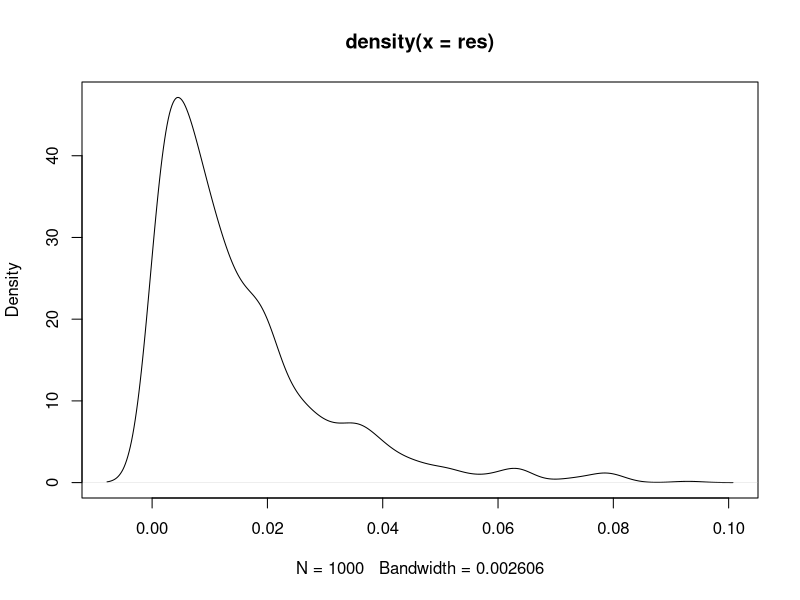

This chart was generated by the following R code:
library(truncnorm)

sample.params.worley  <- function(user_input, seed = 125){
  with( as.list(user_input),{
    # User input: BW(kg)
    set.seed(seed)
    #Initial time: hours
    if  (missing(time_scale) || is.na(time_scale)){
      time_scale <- 1/24
    }else if (time_scale == "minutes"){
      time_scale <- 60
    }else if (time_scale == "hours"){
      time_scale <- 1
    }else if (time_scale == "days"){
      time_scale <- 1/24
    }else if (time_scale == "weeks"){
      time_scale <- (1/24)/7
    }else if (time_scale == "months"){
      time_scale <- ((1/24)/30)
    }else if (time_scale == "years"){
      time_scale <- ((1/24)/365)
    }
    inv_time_scale <- 1/time_scale
    
    if (sex == "M"){
      
      BW = 80.4 #kg, mean BW Willmann et al., 2007
      
      Htc = rtruncnorm(   1,    a = 0,    b = Inf,  mean = 0.45, sd = 0.027) #https://doi.org/10.1080/10408440390242324
      
      #Scaled Parameters
      #Cardiac output and blood flows (https://doi.org/10.1007/s10928-007-9053-5)
      QC = rtruncnorm(1,a = 0,b = Inf,  mean = 6293, sd = 809) *60/1000 *(1-Htc) * inv_time_scale	#cardiac output in L/time_scale; adjusted for plasma, ml/min --> L/h
      QK = rtruncnorm(1,a = 0,b = Inf,  mean = 1356, sd = 372) *60/1000 *(1-Htc) * inv_time_scale#plasma flow to kidney (L/time_scale), ml/min --> L/h
      QL = rtruncnorm(1,a = 0,b = Inf,  mean = 1689, sd = 269) *60/1000 *(1-Htc) * inv_time_scale#plasma flow to liver (L/time_scale), ml/min --> L/h
      QR = QC - QK - QL 	#plasma flow to rest of body (L/time_scale), ml/min
      if (QR < 0){
        QR <- 500 *60/1000 *(1-Htc) * inv_time_scale
        QK<- QK- (500 *60/1000 *(1-Htc) * inv_time_scale)/2
        QL<- QL- (500 *60/1000 *(1-Htc) * inv_time_scale)/2
        QC <- QC +500 *60/1000 *(1-Htc) * inv_time_scale
        
      }
      QBal = QC - (QK + QL + QR) #Balance check of blood flows; should equal zero, ml/min
      #Tissue Volumes
      
      VPlas = rtruncnorm(1,a = 0,b = Inf,  mean = 3.46, sd = 0.42) #L https://doi.org/10.1080/10408440390242324
      VK = rtruncnorm(1,a = 0,b = Inf,  mean = 444, sd = 110) *1e-3 #mL --> L (https://doi.org/10.1007/s10928-007-9053-5)
      MK = VK*1.0*1000	#mass of the kidney (g)
      VKb = VK*0.16	#volume of blood in the kidney (L); fraction blood volume of kidney (0.16) from Brown, 1997
      VfilC = 4e-4	#fraction vol. of filtrate (L/kg BW)
      VPTCC = 1.35e-4 #vol. of proximal tubule cells (L/g kidney) (60 million PTC cells/gram kidney, 1 PTC = 2250 um3)
      Vfil = VfilC*BW	#volume of filtrate (L)
      VKC = VK / BW  # L/kg
      VL = rtruncnorm(1,a = 0,b = Inf,  mean = 2341, sd = 560) *1e-3 #mL --> L (https://doi.org/10.1007/s10928-007-9053-5)
      ML = VL*1.05*1000	#mass of the liver (g)
      
    }else if(sex == "F"){
      
      BW = 68.8 #kg, mean BW Willmann et al., 2007
      
      Htc = rtruncnorm(1,a = 0,b = Inf,  mean = 0.39, sd = 0.029) #https://doi.org/10.1080/10408440390242324
      
      #Scaled Parameters
      #Cardiac output and blood flows (https://doi.org/10.1007/s10928-007-9053-5)
      QC = rtruncnorm(1,a = 0,b = Inf,  mean = 5781, sd = 725) *60/1000 *(1-Htc) * inv_time_scale	#cardiac output in L/time_scale; adjusted for plasma, ml/min --> L/h
      QK = rtruncnorm(1,a = 0,b = Inf,  mean = 1150, sd = 323) *60/1000 *(1-Htc)* inv_time_scale#plasma flow to kidney (L/time_scale), ml/min --> L/h
      QL = rtruncnorm(1,a = 0,b = Inf,  mean = 1687, sd = 261) *60/1000 *(1-Htc)* inv_time_scale#plasma flow to liver (L/time_scale), ml/min --> L/h
      QR = QC - QK - QL 	#plasma flow to rest of body (L/time_scale), ml/min
      QBal = QC - (QK + QL + QR) #Balance check of blood flows; should equal zero, ml/min
      if (QR < 0){
        QR <- 500 *60/1000 *(1-Htc) * inv_time_scale
        QK<- QK- (500 *60/1000 *(1-Htc) * inv_time_scale)/2
        QL<- QL- (500 *60/1000 *(1-Htc) * inv_time_scale)/2
        QC <- QC +500 *60/1000 *(1-Htc) * inv_time_scale
        
      }
      #Tissue Volumes
      
      VPlas = rtruncnorm(1,a = 0,b = Inf,  mean = 2.68, sd = 0.28) #L https://doi.org/10.1080/10408440390242324
      VK = rtruncnorm(1,a = 0,b = Inf,  mean = 413, sd = 106) *1e-3 #mL --> L (https://doi.org/10.1007/s10928-007-9053-5)
      MK = VK*1.0*1000	#mass of the kidney (g)
      VKb = VK*0.16	#volume of blood in the kidney (L); fraction blood volume of kidney (0.16) from Brown, 1997
      VfilC = 4e-4	#fraction vol. of filtrate (L/kg BW)
      VPTCC = 1.35e-4 #vol. of proximal tubule cells (L/g kidney) (60 million PTC cells/gram kidney, 1 PTC = 2250 um3)
      Vfil = VfilC*BW	#volume of filtrate (L)
      VKC = VK / BW  # L/kg
      VL = rtruncnorm(1,a = 0,b = Inf,  mean = 1938, sd = 490) *1e-3 #mL --> L (https://doi.org/10.1007/s10928-007-9053-5)
      ML = VL*1.05*1000	#mass of the liver (g)
      
      
    }
   
    #Chemical Specific Parameters
    MW = 414.07	#PFOA molecular mass (g/mol)
    Free = 0.02 #0.006 #free fraction in plasma (male)
    
    #Kidney Transport Parameters
    Vmax_baso_invitro = 439.2 #Vmax of basolateral transporter (pmol/mg protein/min); averaged in vitro value of OAT1 and OAT3 from Nakagawa, 2007
    Km_baso = 20100 #Km of basolateral transporter (ug/L) Average of OAT1 and OAT3 from Nakagawa et. al, 2007
    Vmax_apical_invitro = 37400 #Vmax of apical transporter (pmol/mg protein/min); invitro value for OAT4 from Yang et al, 2010
    Km_apical = 77500#Km of apical transporter (ug/L), in vitro value for OAT4 and URAT1 from Yang et al, 2010.
    RAFbaso = 1	#relative activity factor, basolateral transporters (male) (fit to data)	
    RAFapi = 0.0007	#relative activity factor, apical transporters (male) (fit to data)	
    protein = 2.0e-6	#amount of protein in proximal tubule cells (mg protein/proximal tubule cell)
    
    #Transporters expression CV (https://doi.org/10.1124/dmd.116.072066)
    #we can consider OAT1/3 as basolateral transport and OAT4 as apical transport
    OAT1_CV = 0.353 
    ΟΑΤ3_CV = 0.443
    ΟΑΤ4_CV = 0.445
    
    #Partition Coefficients (from rat tissue data, Kudo et al, 2007)
    PK = 1.17 #kidney:blood
    PR = 0.11 #rest of body:blood
    PL = rtruncnorm(1,a = 0,b = Inf,  mean = 0.26, sd = 0.06) #liver:blood partition coefficient, M & F, https://pubs.acs.org/doi/10.1021/acs.est.3c02765
    
    #rate constants
    kdif = 0.001*inv_time_scale	#diffusion rate from proximal tubule cells (L/time_scale)
    kabsc = 2.12*inv_time_scale	#rate of absorption of chemical from small intestine to liver (1/(time_scale*BW^-0.25))(fit to data)
    kunabsc = 7.06e-5*inv_time_scale	#rate of unabsorbed dose to appear in feces (1/(time_scale*BW^-0.25))(fit to data)
    GEC = 3.5*inv_time_scale#gastric emptying time (1/(time_scale*BW^-0.25)); from Yang, 2013
    k0C = 1.0*inv_time_scale	#rate of uptake from the stomach into the liver (1/(time_scale*BW^-0.25)) (fit to data)
    
    keffluxc =0.1*inv_time_scale #rate of clearance of PFOA from proximal tubule cells into blood (1/(time_scale*BW^-0.25))
    kbilec = 0.0001*inv_time_scale #biliary elimination rate ((male); liver to feces storage (1/(time_scale*BW^-0.25)) (fit to data)
    kurinec = 0.063*inv_time_scale #rate of urine elimination from urine storage (male) (1/(time_scale*BW^-0.25))(fit to data)
    kvoid = 0.06974*inv_time_scale  #daily urine volume rate (L/time_scale); Van Haarst, 2004                                                   

    #Kidney Parameters
    
    PTC = VKC*1000*6e7	#number of PTC (cells/kg BW) (based on 60 million PTC/gram kidney, assuming density of 1 kg/L)
    VPTC = VK*1000*VPTCC	#volume of proximal tubule cells (L)	
    MPTC = VPTC*1000 #mass of the proximal tubule cells (g) (assuming density 1 kg/L)	
    VR = (0.93*BW) - VPlas - VPTC - Vfil - VL	#volume of remaining tissue (L); 
    VBal = (0.93*BW) - (VR + VL + VPTC + Vfil + VPlas)	#Balance check of tissue volumes; should equal zero 
    
    Vmax_basoC = (Vmax_baso_invitro*RAFbaso*PTC*protein*60*(MW/1e12)*1e6)*inv_time_scale#Vmax of basolateral transporters (ug/time_scale/kg BW)
    Vmax_apicalC = (Vmax_apical_invitro*RAFapi*PTC*protein*60*(MW/1e12)*1e6)*inv_time_scale #Vmax of basolateral transporters (ug/time_scale/kg BW)
    Vmax_baso = Vmax_basoC*BW^0.75	#(ug/time_scale)
    Vmax_apical = Vmax_apicalC*BW^0.75	#(ug/time_scale)
    kbile = kbilec*BW^(-0.25)	#biliary elimination; liver to feces storage (/time_scale)
    kurine = kurinec*BW^(-0.25)	#urinary elimination, from filtrate (/time_scale)
    kefflux = keffluxc*BW^(-0.25)	#efflux clearance rate, from PTC to blood (/time_scale)
    GFR = rtruncnorm(1,a = 0,b = Inf,  mean = 40.2, sd = 21.2) *60/1000 * inv_time_scale#mL/min --> L/h 	# M & F ; Levey et al., 2010, https://doi.org/10.1681/asn.v451159
    
    
    #GI Tract Parameters
    kabs = kabsc*BW^(-0.25)	#rate of absorption of chemical from small intestine to liver (/time_scale)
    kunabs = kunabsc*BW^(-0.25)	#rate of unabsorbed dose to appear in feces (/time_scale)
    GE = GEC*BW^(-0.25)	#gastric emptying time (/time_scale)
    k0 = k0C*BW^(-0.25) 	#rate of uptake from the stomach into the liver (/time_scale)
    
    water_consumption <- 1.36# L/time_scale
    
    return(list( "BW"=BW, "Htc"=Htc, 
                 "Free" = Free, "QC" = QC, "QK" = QK, "QL" = QL, "QR" = QR, 
                 "VPlas" = VPlas,"VKb" = VKb, "Vfil" = Vfil, "VL" = VL, "VR" = VR, "ML" = ML,
                 "VPTC" = VPTC, "Vmax_baso" = Vmax_baso, "Vmax_apical" = Vmax_apical,
                 'kdif' = kdif, "Km_baso" = Km_baso, "Km_apical" = Km_apical,
                 "kbile" = kbile, "kurine" = kurine, "kefflux" = kefflux,
                 "GFR" = GFR, "kabs" = kabs, "kunabs" = kunabs, "GE" = GE, "k0" = k0,
                 "PL" = PL, "PK" = PK, "PR" = PR, "kvoid" = kvoid,
                 "ingestion" = ingestion, "ingestion_time" = ingestion_time,
                 "admin_dose" = admin_dose, "admin_time" = admin_time,
                 "admin_type" = admin_type, "exp_type" = exp_type
    ))
    
  })
}

#===============================================
#2. Function to create initial values for ODEs 
#===============================================

create.inits.worley <- function(parameters){
  with( as.list(parameters),{
    "AR" = 0; "Adif" = 0; "A_baso" = 0; "AKb" = 0;
    "ACl" = 0; "Aefflux" = 0;
    "A_apical" = 0; "APTC" = 0; "Afil" = 0;
    "Aurine" = 0; "AST" = 0;
    "AabsST" = 0; "ASI" = 0; "AabsSI" = 0; "Afeces" = 0;
    "AL" = 0; "Abile" = 0; "Aplas_free" = 0;
    "ingestion" = 0;
    
    return(c("AR" = AR, "Adif" = Adif, "A_baso" = A_baso, "AKb" = AKb,
             "ACl" = ACl, "Aefflux" = Aefflux,
             "A_apical" = A_apical, "APTC" = APTC, "Afil" = Afil,
             "Aurine" = Aurine, "AST" = AST,
             "AabsST" = AabsST, "ASI" = ASI, "AabsSI" = AabsSI, "Afeces" = Afeces, 
             "AL" = AL, "Abile" = Abile, "Aplas_free" = Aplas_free,
             "ingestion" = ingestion))
  })
}

#===================
#3. Events function
#===================
create.events.worley <- function(parameters){
  with(as.list(parameters), {
    if (admin_type == "iv"){
      # Calculate number of administrated doses and corresponding administration time for IV
      ldose <- length(admin_dose)
      ltimes <- length(admin_time)
      # If not equal, then stop 
      if (ltimes != ldose){
        stop("The times of administration should be equal in number to the doses")
      }else{
        events <- list(data = rbind(data.frame(var = c("Aplas_free"),  time = admin_time, 
                                               value = admin_dose, method = c("add")) ))
      }
    }else{
      lingest <- length(ingestion)
      lingesttimes <- length(ingestion_time)
      # If not equal, then stop 
      if (lingest != lingesttimes){
        stop("The times of ingestion rate change should be equal to the ingestion time vector")
      }else{
        if(exp_type == "pharmacokinetics"){
          # For pharmacokinetic studies, add the dose directly to the stomach compartment
          events <- list(data = data.frame(var = c("AST"),  time = ingestion_time, 
                                           value = ingestion, method = c("add")))
        }else{
          # For continuous exposure studies, set the ingestion rate
          events <- list(data = data.frame(var = c("ingestion"),  time = ingestion_time, 
                                           value = ingestion, method = c("rep")))
        }
      }
    }
    
    return(events)
  })
}
# 
# #==================
# #4. Custom function 
# #==================
# custom.func <- function(){
#   return()
# }

#==============
#5. ODEs System
#==============

ode.func.worley <- function(time, inits, params){
  with(as.list(c(inits,params)),{
    
    CR = AR/VR #concentration in rest of body (ug/L)
    CVR = CR/PR	#concentration in venous blood leaving the rest of the body (ug/L)
    CKb = AKb/VKb	#concentration in kidney blodd (ug/L) 
    CVK = CKb #/PK	#concentration in venous blood leaving kidney (ug/L)
    CPTC = APTC/VPTC	#concentration in PTC (ug/L)
    Cfil = Afil/Vfil	#concentration in filtrate (ug/L)
    CL = AL/VL	#concentration in the liver (ug/L)
    CLiver = AL/ML #	concentration in the liver (ug/g)
    CVL = CL/PL	#concentration in the venous blood leaving the liver (ug/L)
    CA_free = Aplas_free/VPlas		#concentration in plasma (ug/L)
    CA = CA_free/Free	#concentration of total PFOA in plasma (ug/L)
    Curine = Aurine/kvoid
    
    # Rest of Body (Tis)
    dAR = QR*(CA-CVR)*Free	#rate of change in rest of body (ug/time_scale)
    
    #Kidney 
    #Kidney Blood (Kb)
    dAdif = kdif*(CKb - CPTC)	#rate of diffusion from into the PTC (ug/time_scale)
    dA_baso = (Vmax_baso*CKb)/(Km_baso + CKb)	
    dAKb = QK*(CA-CVK)*Free - CA*GFR*Free - dAdif - dA_baso #rate of change in kidney blood (ug/time_scale).
    dACl = CA*GFR*Free	#rate of clearance via glormerular filtration (ug/time_scale)
    
    #Proximal Tubule Cells (PTC)
    dAefflux = kefflux*APTC
    dA_apical = (Vmax_apical*Cfil)/(Km_apical + Cfil)
    dAPTC =  dAdif + dA_apical + dA_baso - dAefflux #rate of change in PTC(ug/time_scale)
    
    #Filtrate (Fil)
    dAfil = CA*GFR*Free - dA_apical - Afil*kurine	#rate of change in filtrate (ug/time_scale)
    
    #Urinary elimination 
    dAurine = kurine*Afil	#rate of change in urine (ug/time_scale)
    
    #GI Tract (Absorption site of oral dose)
    #Stomach
    dAST=  ingestion - k0*AST - GE*AST	#rate of change in the stomach (ug/time_scale)
    dAabsST = k0*AST	#rate of absorption in the stomach (ug/time_scale)
    
    #Small Intestine
    dASI = GE*AST - kabs*ASI - kunabs*ASI	#rate of change in the small intestine (ug/time_scale)
    dAabsSI = kabs*ASI	#rate of absorption inthe small intestine (ug/time_scale)
    
    total_oral_uptake = AabsSI + AabsST	#total oral uptake in the GI tract (ug) 
    
    #Feces compartment
    dAfeces = kbile*AL + kunabs*ASI #rate of change in the feces compartment (ug/time_scale)
    
    #Liver
    dAL = QL*(CA-CVL)*Free - kbile*AL + kabs*ASI + k0*AST #rate of change in the liver (ug/time_scale)
    dAbile = kbile*AL
    amount_per_gram_liver = CLiver	#amount of PFOA in liver per gram liver (ug/g)
    
    #Plasma compartment
    dAplas_free = (QR*CVR*Free) + (QK*CVK*Free) + (QL*CVL*Free) - 
      (QC*CA*Free) + dAefflux  #rate of change in the plasma (ug/time_scale) 
    
    dingestion = 0
    
    #Mass Balance Check
    Atissue = Aplas_free + AR + AKb + Afil + APTC + AL + AST + ASI 	#sum of mass in all compartments (ug)
    Aloss = Aurine + Afeces #sum of mass lost through urinary and fecal excretion (ug)
    Atotal = Atissue + Aloss 	#total mass; should equal total dose
    
    list(c("dAR" = dAR, "dAdif" = dAdif, "dA_baso" = dA_baso, "dAKb" = dAKb,
           "dACl" = dACl, "dAefflux" = dAefflux,
           "dA_apical" = dA_apical, "dAPTC" = dAPTC, "dAfil" = dAfil,
           "dAurine" = dAurine, "dAST" =dAST,
           "dAabsST" = dAabsST, "dASI" = dASI, "dAabsSI" = dAabsSI, "dAfeces" = dAfeces, 
           "dAL" = dAL, "dAbile" = dAbile, "dAplas_free" = dAplas_free,
           "dingestion" = dingestion), 
         "total_oral_uptake" = total_oral_uptake, "amount_per_gram_liver" = amount_per_gram_liver,
         "Atissue" = Atissue, "Aloss" = Aloss, "Atotal" = Atotal, "CR" =CR, "CVR" = CVR, "CKb" = CKb, 
         "CVK" = CVK, "CPTC" = CPTC,
         "Cfil" = Cfil, "CL" = CL, "CVL" = CVL, "CA_free" = CA_free, "CA" = CA,
         "Cserum" = CA, "Cliver" = CL)
    
  })
}

user_input <- list(
  'sex' = "M",
  "exposure_time" = seq(0,30,1),
  "ingestion" = 10,
  "ingestion_time" = 0,
  "admin_dose" = 10,
  "admin_time" = 0,
  "admin_type" = "iv",
  "exp_type" = "continuous",
  "time_scale" = "years"
)

run_worley <- function(user_input, solver = "lsodes", rtol = 1e-7, atol = 1e-7, seed = 1231){
  params_worley <- sample.params.worley(user_input, seed = seed)
  inits_worley <- create.inits.worley(params_worley)
  events_worley <- create.events.worley(params_worley)
  solution_worley <-  as.data.frame(deSolve::ode(times = user_input$exposure_time,  
                                                 func = ode.func.worley, 
                                                 y = inits_worley, parms = params_worley,
                                                 events = events_worley, 
                                                 method= solver, rtol = rtol, atol = atol))
  
  return(solution_worley)
}

N_samples <- 1000
res <- rep(NA, N_samples)
for (i in 1:N_samples){
  solution_worley <- run_worley(user_input,seed = i)
  res[i] <- solution_worley$Cliver[dim(solution_worley)[1]]
  
}

plot(density(res))
